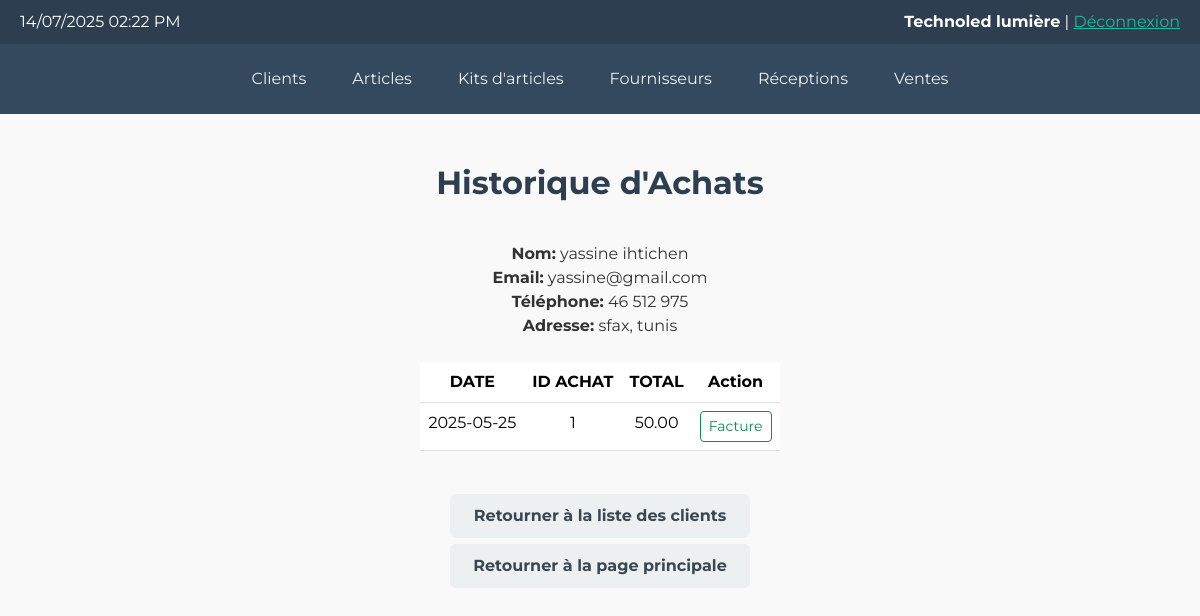
Page /actions/clients/viewClient.php?id=1 on the earlier database version.
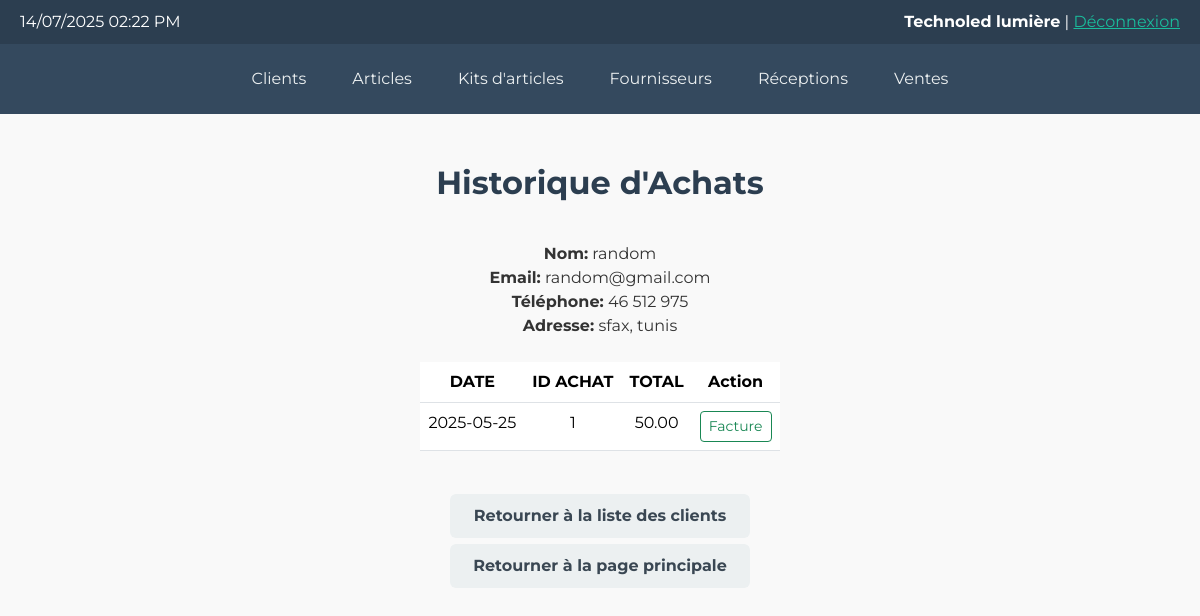
Same page on the later database version.
### tables this page shows
CREATE TABLE clients (
    id INT AUTO_INCREMENT PRIMARY KEY,
    name VARCHAR(100),
    email VARCHAR(100),
    phone VARCHAR(20),
    address TEXT,
    created_at TIMESTAMP DEFAULT CURRENT_TIMESTAMP
);

### actions/clients/viewClient.php (the view, shortened to what this page needs)
<!DOCTYPE html>
<html>
<head>
    <link href="https://cdn.jsdelivr.net/npm/bootstrap@5.3.3/dist/css/bootstrap.min.css" rel="stylesheet">
    <link rel="stylesheet" href="../../css/style.css">
</head>
<body>
    <header>
        <div>
            <?php
                echo date("d/m/Y h:i A");
            ?>
        </div>
        <div><span>Technoled lumière</span> | <a href="../../login.php" style="color: #1abc9c;">Déconnexion</a></div>
    </header>
    <nav>
        <a href="../../views/costumers.php">
            <div>
                Clients
            </div>
        </a>
        <a href="../../views/items.php">
            <div>
                Articles
            </div>
        </a>
        <a href="../../views/item_kits.php">
            <div>
                Kits d'articles
            </div>
        </a>
        <a href="../../views/suppliers.php">
            <div>
                Fournisseurs
            </div>
        </a>
        <a href="../../views/receivings.php">
            <div>
                Réceptions
            </div>
        </a>
        <a href="../../views/sales.php">
            <div>
                Ventes
            </div>
        </a>
    </nav>
    <main>
        <h1>Historique d'Achats</h1>
        <?php
            require "../../connect.php";
            if (isset($_GET["id"])) {
                $id = intval($_GET["id"]);
                $stmtClient = $pdo->prepare("select * from clients WHERE id = ?");
                $stmtClient->execute([$id]);
                $client = $stmtClient->fetch();
                if ($client) {
        ?>
        <div class='mb-4'>
            <strong>Nom:</strong> <?=$client["name"]?> <br>
            <strong>Email:</strong> <?=$client["email"]?> <br>
            <strong>Téléphone:</strong> <?=$client["phone"]?> <br>
            <strong>Adresse:</strong> <?=$client["address"]?> <br>
        </div>
        <?php
            $stmtSales = $pdo->prepare("select * FROM sales WHERE client_id = ? ORDER BY sale_date DESC");
            $stmtSales->execute([$id]);
            $sales = $stmtSales->fetchAll();
        ?>
            <div class='list'>
            <table class='table table-hover'>
                <thead>
                    <tr>
                        <th scope='col'>DATE</th>
                        <th scope='col'>ID ACHAT</th>
                        <th scope='col'>TOTAL</th>
                        <th scope='col'>Action</th>
                    </tr>
                </thead>
                <tbody>
                <?php
                    if (count($sales) > 0) {
                        foreach ($sales as $sale) {
                ?>
                    <tr>
                        <td><?=$sale["sale_date"]?></td>
                        <td><?=$sale["id"]?></td>
                        <td><?=$sale["total_amount"]?></td>
                        <td>
                            <a href="../sales/viewSales.php?id=<?=$sale["id"]?>" class="btn btn-outline-success btn-sm">Facture</a>
                        </td>
                    </tr>
                <?php
                            }
                        } else {
                            echo "Aucun achat trouvé pour ce client.";
                        }
                    }
                }
                ?>
                </tbody>
            </table>
        </div>
        <br>
        <a href="../../views/costumers.php" class="back">Retourner à la liste des clients</a>
        <a href="../../index.php" class="back">Retourner à la page principale</a>
    </main>
</body>
</html>

Differences in the rows shown:
changed clients "sfax, tunis": name "yassine ihtichen" → "random"; email "yassine@gmail.com" → "random@gmail.com"
